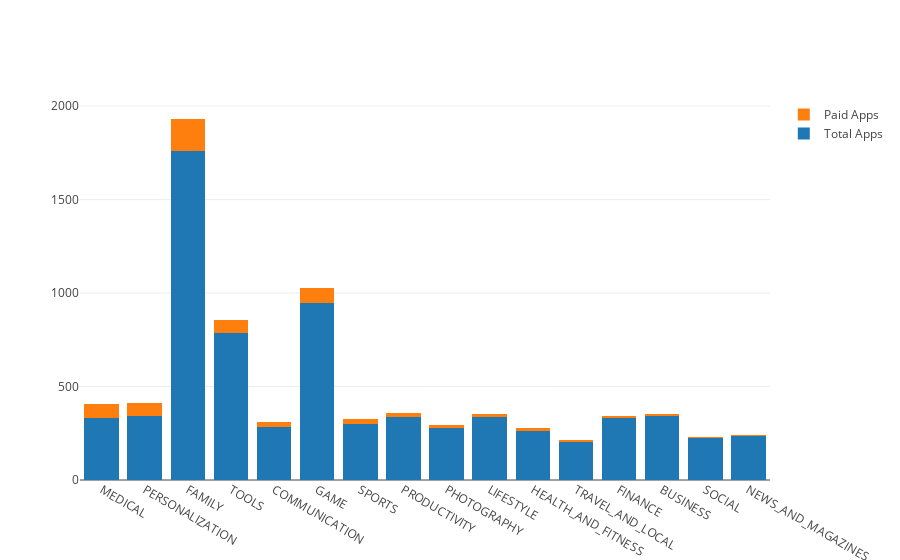

The cell this chart's notebook holds for it:
### Code cell
total_apps = go.Bar(
    x=df_price_type['Category'],
    y=df_price_type['Count'],
    name='Total Apps'
)
paid_apps = go.Bar(
    x=df_price_type['Category'],
    y=df_price_type['Paid_Count'],
    name='Paid Apps'
)

data = [total_apps, paid_apps]
layout = go.Layout(
    barmode='stack'
)

fig = go.Figure(data=data, layout=layout)
plotly.offline.iplot(fig)

### Figure 1 — Plotly figure (JSON) as saved in the notebook; plotly's stock layout.template omitted (floating-point values rounded to 4 significant figures)
{"data": [{"name": "Total Apps", "type": "bar", "uid": "a19b731a-e959-439f-b4df-7bd40ef38b2c", "x": ["MEDICAL", "PERSONALIZATION", "FAMILY", "TOOLS", "COMMUNICATION", "GAME", "SPORTS", "PRODUCTIVITY", "PHOTOGRAPHY", "LIFESTYLE", "HEALTH_AND_FITNESS", "TRAVEL_AND_LOCAL", "FINANCE", "BUSINESS", "SOCIAL", "NEWS_AND_MAGAZINES"], "y": [333, 343, 1762, 784, 286, 947, 302, 335, 276, 336, 264, 205, 330, 342, 227, 238]}, {"name": "Paid Apps", "type": "bar", "uid": "438215b8-cb9b-4e8b-95fb-78e1af9b13a2", "x": ["MEDICAL", "PERSONALIZATION", "FAMILY", "TOOLS", "COMMUNICATION", "GAME", "SPORTS", "PRODUCTIVITY", "PHOTOGRAPHY", "LIFESTYLE", "HEALTH_AND_FITNESS", "TRAVEL_AND_LOCAL", "FINANCE", "BUSINESS", "SOCIAL", "NEWS_AND_MAGAZINES"], "y": [75, 70, 169, 70, 24, 79, 23, 23, 18, 18, 13, 10, 13, 11, 2, 2]}], "layout": {"barmode": "stack"}}
